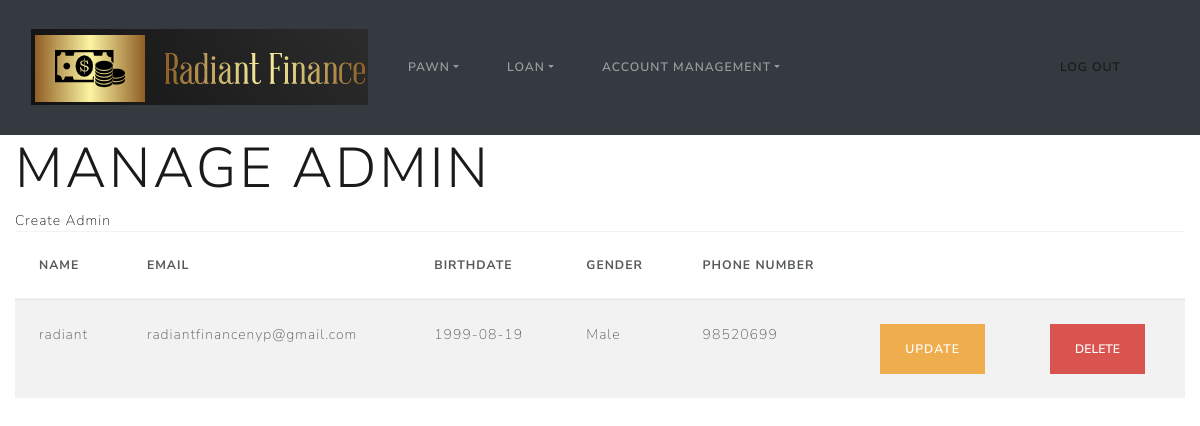
/manageAdmin (signed in), run on an earlier commit of the app's database.
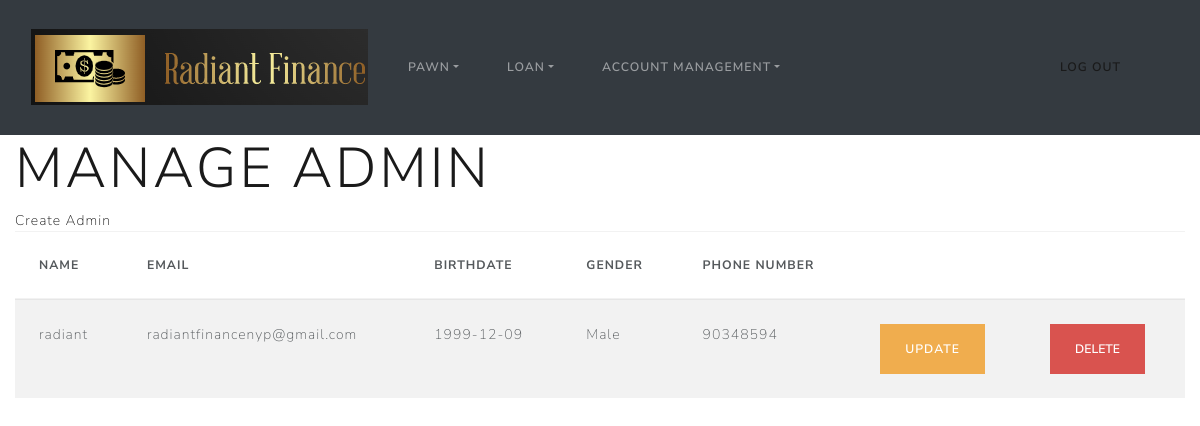
And on a later commit of the database.
### __init__.py (models this page shows)
class User(db.Model, UserMixin):
    id = db.Column(db.Integer, primary_key=True)
    name = db.Column(db.String(20), nullable=False)
    gender = db.Column(db.String(1), nullable=False)
    phone = db.Column(db.String(8), nullable=False)
    birthdate = db.Column(db.Date, nullable=False)
    email = db.Column(db.String(30), nullable=False)
    password = db.Column(db.String(100), nullable=False)
    role = db.Column(db.Integer, nullable=False)
    passwordChange = db.Column(db.Date, nullable=False)
    passAttempt = (db.Column(db.Integer, nullable=False))
    TWOFAStatus = db.Column(db.String(30), nullable=False)
    FUI = db.Column(db.String(300), nullable=True)

### __init__.py (the view)
@app.route('/manageAdmin', methods=['GET', 'POST'])
@login_required
def manage_admin():
    role = session['role']
    if role == 1:
        pass
    else:
        return redirect(url_for('main'))
    return render_template('manageAdmin.html', Users=User.query.all())

### __init__.py (called while the page is built)
@login_manager.user_loader
def load_user(user_id):
    return User.query.get(int(user_id))

### templates/manageAdmin.html (shortened to what this page needs)
{% extends "baseDashboard.html" %}
{% block content %}
<h1 class="display-4">Manage Admin</h1>
<a href="/createAdmin">Create Admin</a>
<div>
  <table class="table table-striped">
    <thead>
      <tr>
        <th>Name</th>
        <th>Email</th>
        <th>BirthDate</th>
        <th>gender</th>
        <th>Phone Number</th>
        <th></th>
        <th></th>
      </tr>
    </thead>
    <tbody>
      {% for User in Users %}
      {%if User.role==1%}
        <tr>
          <td>{{ User.name }}</td>
          <td>{{ User.email }}</td>
          <td>{{User.birthdate}}</td>
          {% if User.gender == "F" %}
            <td>Female</td>
          {% elif User.gender == "M" %}
            <td>Male</td>
          {% endif %}
          <td>{{User.phone}}</td>
        <td><a href="/updateAdmin/{{User.id}}" class="btn btn-warning">Update</a></td>
          <td>
            <form action="{{url_for('delete_admin', id=User.id)}}" method="POST">
          <form type="button" class="btn btn-danger" data-bs-toggle="modal" data-bs-target="#myModal_{{User.id}}">
            <input type="submit" value="Delete" class="btn btn-danger">
          </form>
            </form>
          </td>
        </tr>
      {%endif%}
      {% endfor %}
    </tbody>
  </table>
</div>
{% endblock %}

### templates/baseDashboard.html (shortened to what this page needs)
<!DOCTYPE html>
<html lang="en">
<head>
    <link rel="stylesheet" href="https://cdn.jsdelivr.net/npm/bootswatch@4.5.2/dist/lux/bootstrap.min.css">
</head>
<body>
    {% block navbar %}
        {% include 'includes/_navbarDashBoard.html' %}
    {% endblock %}
    <div class="container-fluid">
        {% block content %}
        {% endblock %}
    </div>
</body>
</html>

### templates/includes/_navbarDashboard.html (shortened to what this page needs)
<nav class="navbar navbar-expand-sm bg-dark navbar-dark">
  <div class="container-fluid">
    <a class="navbar-brand" href="/dashboard"><img src="static/img/logo.png" alt=""></a>
    <div class="collapse navbar-collapse" id="collapsibleNavbar">
      <ul class="navbar-nav">
        <li class="nav-item dropdown">
              <a class="nav-link dropdown-toggle" href="#" role="button" data-bs-toggle="dropdown">Pawn</a>
        </li>
         <li class="nav-item dropdown">
              <a class="nav-link dropdown-toggle" href="#" role="button" data-bs-toggle="dropdown">Loan</a>
        </li>
          <li class="nav-item dropdown">
              <a class="nav-link dropdown-toggle" href="#" role="button" data-bs-toggle="dropdown">Account Management</a>
        </li>
      </ul>
        <ul class = "like">
        <div class = "Loke">
          <li class="nav-item">
          <a class="nav-link" href="/logout">Log Out</a>
          </li>
        </div>
        </ul>
    </div>
  </div>
</nav>

### templates/includes/_navbarDashboard.html (style rules this page uses)
.like { display: flex; flex-direction: column; margin-left: auto; margin-bottom: 0; list-style: none; }

What changed in the data, as far as the page shows it:
changed User "radiant": birthdate "1999-08-19" → "1999-12-09"; phone "98520699" → "90348594"
